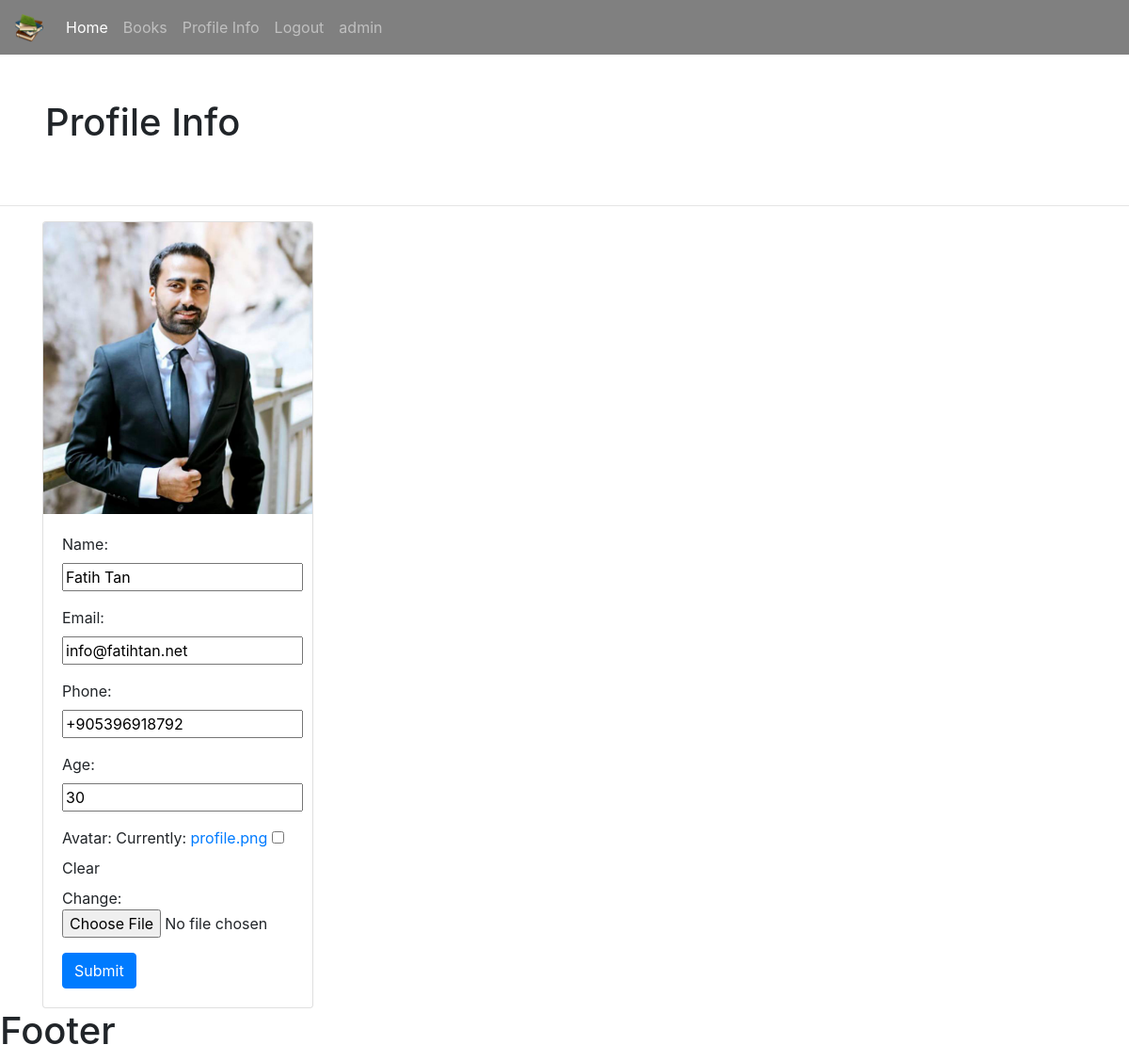
/profile/ (signed in), run on the app's committed database.
### bookstore/models.py (models this page shows, shortened)
class Customer(models.Model):
    user = models.OneToOneField(User,null=True, on_delete=models.CASCADE)
    name = models.CharField(max_length=190, null=True)
    email = models.CharField(max_length=190, null=True)
    phone = models.CharField(max_length=190, null=True)
    age = models.CharField(max_length=190, null=True)
    avatar = models.ImageField(blank=True, null=True, default="gender-none.png")
    date_created = models.DateTimeField(auto_now_add=True, null=True)

### bookstore/views.py (the view)
# urls.py: path('profile/' ,views.profileInfo, name="profile_info"),
@login_required(login_url='login')
def profileInfo(request):
    customer = request.user.customer
    form = CustomerForm(instance=customer)
    if request.method == 'POST':
         form = CustomerForm(request.POST , request.FILES, instance=customer)
         if form.is_valid():
             form.save()
    context = {'form':form}
    return render(request , 'bookstore/profile_info.html', context )

### bookstore/forms.py
class CustomerForm(ModelForm):
    class Meta:
        model = Customer
        fields ="__all__"
        exclude = ['user'  ]

### bookstore/templates/bookstore/profile_info.html (shortened to what this page needs)
{% extends 'bookstore/main.html'%}
{% block content %}
<h1 class="p-5">Profile Info</h1>
<hr>
 <div class="container"  >
   <div class="card" style="width: 18rem;">
  <img src="{{request.user.customer.avatar.url}}" class="card-img-top" alt="...">
  <div class="card-body">
    <form method="POST" action="" enctype="multipart/form-data">
  <div class="form-group">
    {{form.as_p}}
    </div>
  <button type="submit" class="btn btn-primary">Submit</button>
</form>
  </div>
</div>
 </div>
{% endblock %}

### bookstore/templates/bookstore/navbar.html (shortened to what this page needs)
{% load static   %}
<nav class="navbar navbar-expand-lg  navbar-dark bg-primary">
  <a class="navbar-brand" href="{% url 'home' %}">
   <img src="{% static '/images/logo.png'  %}" width="30" height="30" alt="" loading="lazy">
  </a>
  <div class="collapse navbar-collapse" id="navbarSupportedContent">
    <ul class="navbar-nav mr-auto">
    {% if request.user.is_staff%}
      <li class="nav-item active">
        <a class="nav-link" href="{% url 'home' %}">Home <span class="sr-only">(current)</span></a>
      </li>
      <li class="nav-item">
        <a class="nav-link" href="{% url 'books' %}">Books</a>
      </li>
  {% endif %}
      <li class="nav-item">
        <a class="nav-link" href="{% url 'profile_info' %}">Profile Info</a>
      </li>
      <li class="nav-item">
        <a class="nav-link" href="{% url 'logout' %}">Logout</a>
      </li>
       <li class="nav-item">
       <a class="nav-link" href="#">{{request.user}}</a>
      </li>
    </ul>
  </div>
</nav>

### static/css/style.css (style rules this page uses)
.bg-primary { background-color: grey!important; }

### data on the page
Customer: name "Fatih Tan", email "info@fatihtan.net", phone "+905396918792", age "30"

### other printed values
{{ request.user }} "admin"
